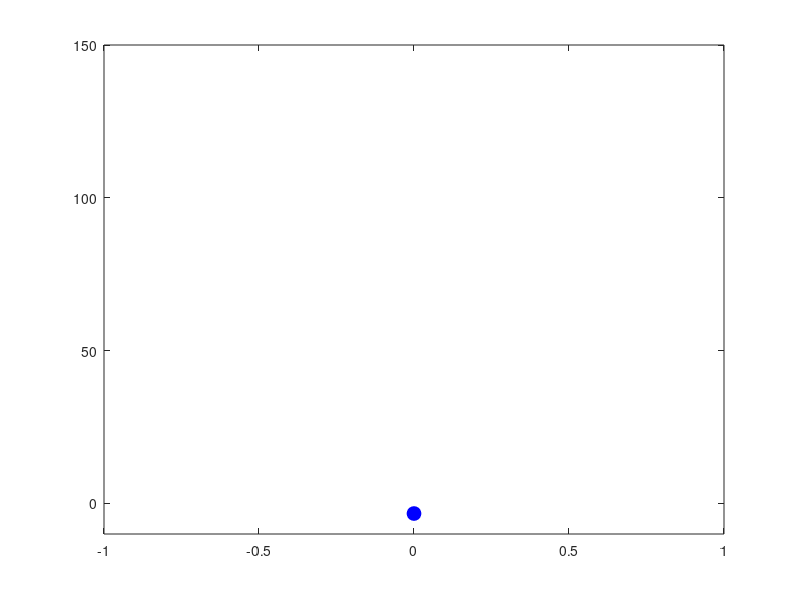

The MATLAB source for this figure:
clear all

v0=45;g=9.8;y0=2;
figure(2)
ymin=-10;ymax=150;tmax=10;dt=0.1;

i=1;t=0;y(1)=y0;
while t<=tmax && y(i)>0
    i=i+1; t=t+dt;
    y(i)=y0+v0*t-g*t^2/2;
    plot(0,y(i),'bo','Markersize',10,'MarkerFaceColor','b')
    %axis equal
    axis([-1,1,ymin,ymax])
    drawnow
end

